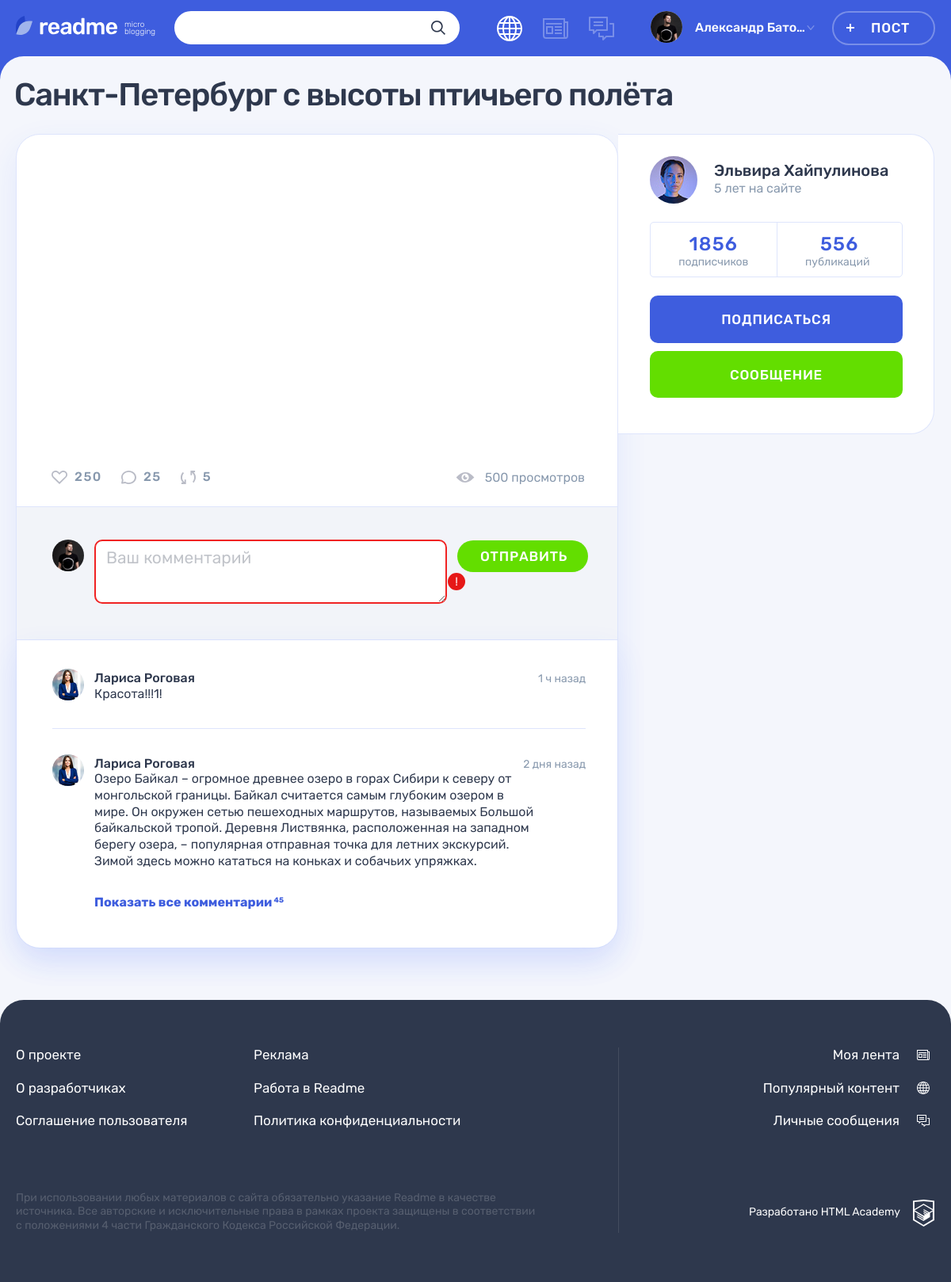
The page /post.php?post_id=6 on the database its author committed.
### tables this page shows
CREATE TABLE IF NOT EXISTS posts (
  id BIGINT AUTO_INCREMENT PRIMARY KEY,
  post_datetime DATETIME DEFAULT CURRENT_TIMESTAMP,
  post_title TINYTEXT,
  post_content LONGTEXT,
  post_cite_author TINYTEXT,
  post_featured_image TINYTEXT,
  post_featured_video TINYTEXT,
  post_source_link TINYTEXT,
  post_views_count BIGINT DEFAULT 0,
  post_author_id BIGINT NOT NULL,
  post_type_id BIGINT,
  post_tags_list TINYTEXT
);

CREATE TABLE IF NOT EXISTS users (
  id BIGINT AUTO_INCREMENT PRIMARY KEY,
  user_email VARCHAR(255) NOT NULL UNIQUE,
  user_login TINYTEXT,
  user_password TINYTEXT,
  user_avatar TINYTEXT
);

### post.php (the view, shortened to what this page needs)
<?php
require_once 'helpers.php';
$page_title = "readme: популярное";
$is_auth = rand(0, 1);
$user_name = 'Александр Батолло';
$active_post = filter_input(INPUT_GET, 'post_id');
require_once 'init.php';
if (!$link) {
  $error = mysqli_connect_error();
  $content = include_template('error.php', ['error' => $error]);
} else {
  $sql = "SELECT * FROM posts p " .
      "INNER JOIN users u ON post_author_id = u.id " .
      "INNER JOIN content_types ct ON post_type_id = ct.id " .
      "WHERE p.id = $active_post";
  $result = mysqli_query($link, $sql);
  if ($result) {
    $active_post_col = mysqli_fetch_all($result, MYSQLI_ASSOC);
    $active_content_type_class = $active_post_col[0]['content_type_class'];
    $active_post_title = $active_post_col[0]['post_title'];
    $active_post_content = $active_post_col[0]['post_content'];
    $active_post_source_link = $active_post_col[0]['post_source_link'];
    $active_post_user_login = $active_post_col[0]['user_login'];
    $active_post_user_avatar = $active_post_col[0]['user_avatar'];
  }
}
$post_content = include_template(
    "post-$active_content_type_class.php",
    [
        'content' => $active_post_content,
        'post_source_link' => $active_post_source_link
    ]
);
$page_content = include_template(
    'single-post.php',
    [
        'content' => $post_content,
        'post' => $active_post,
        'title' => $active_post_title,
        'active_post_user_login' => $active_post_user_login,
        'active_post_user_avatar' => $active_post_user_avatar
    ]
);
$layout_content = include_template(
    'layout.php',
    [
        'content' => $page_content,
        'modifier' => 'page__main--publication',
        'title' => $page_title,
        'user_name' => $user_name,
        'is_auth' => $is_auth
    ]
);
print($layout_content);

### templates/single-post.php (shortened to what this page needs)
<div class="container">
  <h1 class="page__title page__title--publication"><?= $title ?></h1>
  <section class="post-details">
    <div class="post-details__wrapper post-photo">
      <div class="post-details__main-block post post--details">
        <?= $content ?>
        <div class="post__indicators">
          <div class="post__buttons">
            <a class="post__indicator post__indicator--likes button" href="#" title="Лайк">
              <svg class="post__indicator-icon" width="20" height="17">
                <use xlink:href="#icon-heart"></use>
              </svg>
              <span>250</span>
            </a>
            <a class="post__indicator post__indicator--comments button" href="#" title="Комментарии">
              <svg class="post__indicator-icon" width="19" height="17">
                <use xlink:href="#icon-comment"></use>
              </svg>
              <span>25</span>
            </a>
            <a class="post__indicator post__indicator--repost button" href="#" title="Репост">
              <svg class="post__indicator-icon" width="19" height="17">
                <use xlink:href="#icon-repost"></use>
              </svg>
              <span>5</span>
            </a>
          </div>
          <span class="post__view">500 просмотров</span>
        </div>
        <div class="comments">
          <form class="comments__form form" action="#" method="post">
            <div class="comments__my-avatar">
              <img class="comments__picture" src="img/userpic-medium.jpg" alt="Аватар пользователя">
            </div>
            <div class="form__input-section form__input-section--error">
              <textarea class="comments__textarea form__textarea form__input" placeholder="Ваш комментарий"></textarea>
              <button class="form__error-button button" type="button">!</button>
            </div>
            <button class="comments__submit button button--green" type="submit">Отправить</button>
          </form>
          <div class="comments__list-wrapper">
            <ul class="comments__list">
              <li class="comments__item user">
                <div class="comments__avatar">
                  <a class="user__avatar-link" href="#">
                    <img class="comments__picture" src="img/userpic-larisa.jpg" alt="Аватар пользователя">
                  </a>
                </div>
                <div class="comments__info">
                  <div class="comments__name-wrapper">
                    <a class="comments__user-name" href="#">
                      <span>Лариса Роговая</span>
                    </a>
                    <time class="comments__time" datetime="2019-03-20">1 ч назад</time>
                  </div>
                  <p class="comments__text">
                    Красота!!!1!
                  </p>
                </div>
              </li>
              <li class="comments__item user">
                <div class="comments__avatar">
                  <a class="user__avatar-link" href="#">
                    <img class="comments__picture" src="img/userpic-larisa.jpg" alt="Аватар пользователя">
                  </a>
                </div>
                <div class="comments__info">
                  <div class="comments__name-wrapper">
                    <a class="comments__user-name" href="#">
                      <span>Лариса Роговая</span>
                    </a>
                    <time class="comments__time" datetime="2019-03-18">2 дня назад</time>
                  </div>
                  <p class="comments__text">
                    Озеро Байкал – огромное древнее озеро в горах Сибири к северу от монгольской границы. Байкал считается самым глубоким озером в мире. Он окружен сетью пешеходных маршрутов, называемых Большой байкальской тропой. Деревня Листвянка, расположенная на западном берегу озера, – популярная отправная точка для летних экскурсий. Зимой здесь можно кататься на коньках и собачьих упряжках.
                  </p>
                </div>
              </li>
            </ul>
            <a class="comments__more-link" href="#">
              <span>Показать все комментарии</span>
              <sup class="comments__amount">45</sup>
            </a>
          </div>
        </div>
      </div>
      <div class="post-details__user user">
        <div class="post-details__user-info user__info">
          <div class="post-details__avatar user__avatar">
            <a class="post-details__avatar-link user__avatar-link" href="#">
              <img class="post-details__picture user__picture" src="img/<?= $active_post_user_avatar ?>" alt="Аватар пользователя">
            </a>
          </div>
          <div class="post-details__name-wrapper user__name-wrapper">
            <a class="post-details__name user__name" href="#">
              <span><?= $active_post_user_login ?></span>
            </a>
            <time class="post-details__time user__time" datetime="2014-03-20">5 лет на сайте</time>
          </div>
        </div>
        <div class="post-details__rating user__rating">
          <p class="post-details__rating-item user__rating-item user__rating-item--subscribers">
            <span class="post-details__rating-amount user__rating-amount">1856</span>
            <span class="post-details__rating-text user__rating-text">подписчиков</span>
          </p>
          <p class="post-details__rating-item user__rating-item user__rating-item--publications">
            <span class="post-details__rating-amount user__rating-amount">556</span>
            <span class="post-details__rating-text user__rating-text">публикаций</span>
          </p>
        </div>
        <div class="post-details__user-buttons user__buttons">
          <button class="user__button user__button--subscription button button--main" type="button">Подписаться</button>
          <a class="user__button user__button--writing button button--green" href="#">Сообщение</a>
        </div>
      </div>
    </div>
  </section>
</div>

### rows shown on the page
posts: post_title "Санкт-Петербург с высоты птичьего полёта", users.user_avatar (picture), users.user_login "Эльвира Хайпулинова"

### other values the page prints
$user_name "Александр Бато…"
